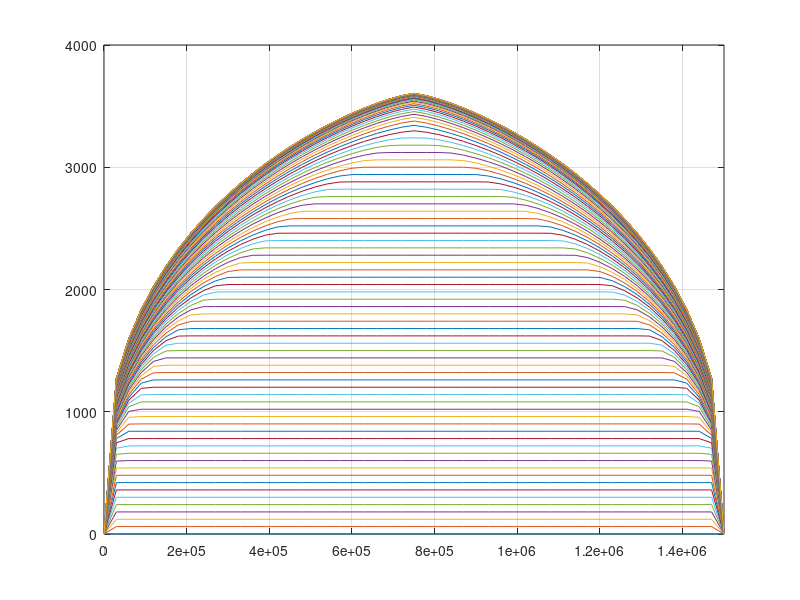

MATLAB code to generate this figure:
% Simple ice sheet model on staggered grid

close all;
clear;

m=51;
L=1.5e6; % length of domain (m)
h=zeros(m,1);
time_end=20000.;
dt=2; % time step (years)
anim=200;
gridx=L/(m-1); % grid spacing (m)
x=linspace(0,L,m)'; % horizontal distance

% Constants
A=1e-16; % Ice flow parameter
rho_ice=900.; % Ice density
grav=9.81; % Gravitation constant
n=3; % Glen index
a=0.3; % Surface mass balance

% time stepping
time_lapse = round(time_end/dt)+1;
for time_count=1:time_lapse
    time=(time_count-1)*dt;
    slope=diff(h)/gridx; % slope on staggered grid
    slope(m)=0;
    hstag=(circshift(h,[-1 0])+h)/2;
    dif=2/(n+2.)*A*(hstag.^2).*(slope.^2).*(rho_ice*grav*hstag).^n;
    h=h+(dif.*slope-circshift(dif,[1 0]).*circshift(slope,[1 0]))*dt/gridx+a*dt;
    h(1)=0;
    h(m)=0;
    
    % Plot results
    if rem(time,anim)==0
        plot(x,h);hold on;
        grid on;
        pause(0.1);
        axis([0 +Inf 0 4000]);
    end
end %% end of time stepping



%%%%%%%%%%%%%  END  %%%%%%%%%%%%%%%%%%%%%


